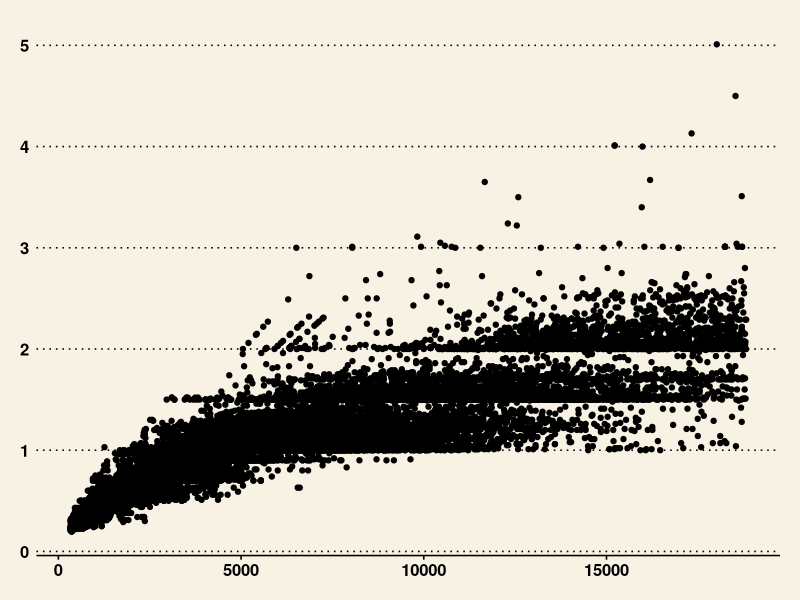

This figure's R source:
library(tidyverse)
library(ggthemes)

data(diamonds)

head(diamonds)

# Is there a correlation between the continous features?

ggplot() + geom_point(data = diamonds, aes(x = price, y = carat)) + 
theme_wsj()

#finish